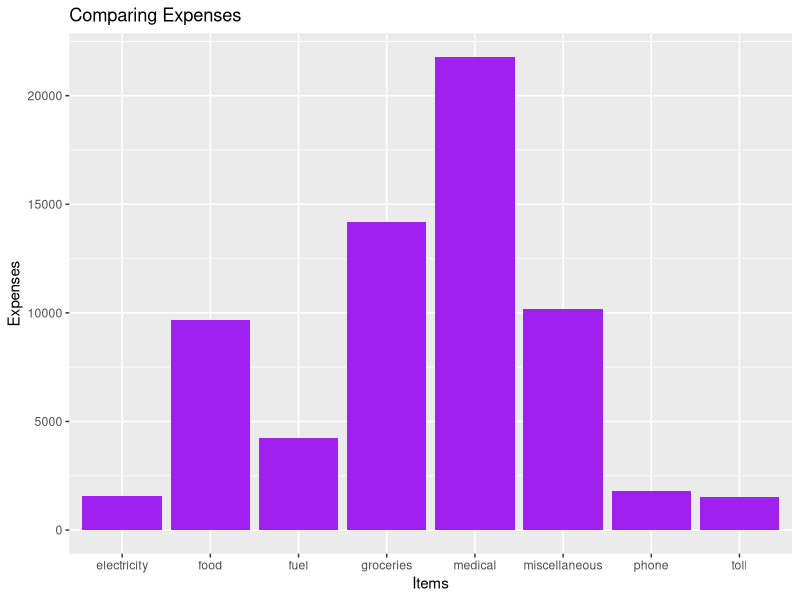
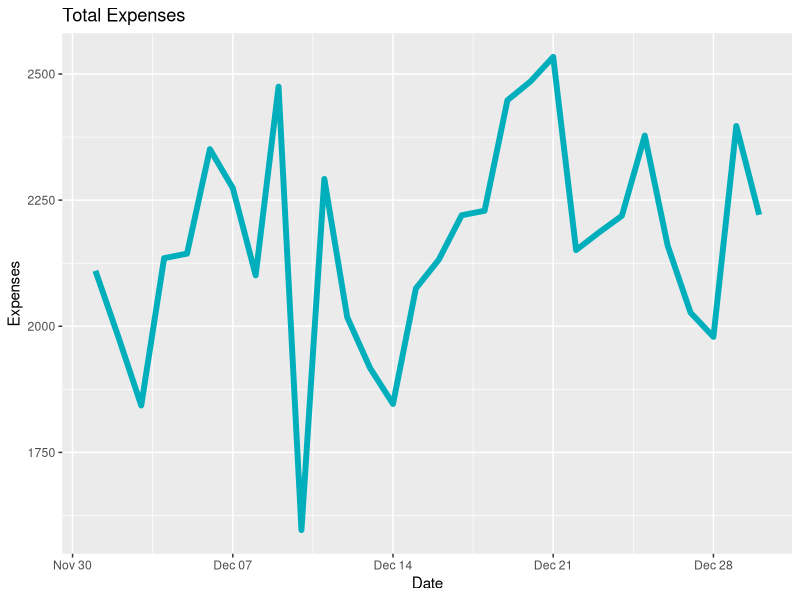

These figures' R source, in order:
library(ggplot2)
library(dplyr)

expenses<-read.csv("dailyexpenses.csv")
View(expenses)
str(expenses)
expenses$Date <- as.Date(expenses$Date,
                         "%d/%m/%Y")
str(expenses)

pc<-read.csv("piechart.csv")

View(pc)

#Compare Expenses
fd <-expenses[,2] #food column 
a1 <- sum(fd)

groc <-expenses[,3]
a2 <- sum(groc)

med <-expenses[,4]
a3 <- sum(med)

fl <-expenses[,5]
a4 <- sum(fl)

tl <-expenses[,6]
a5 <- sum(tl)

ph <-expenses[,7]
a6 <- sum(ph)

electric <- expenses[,8]
a7 <- sum(electric)

misc <- expenses[,9]
a8 <- sum(misc)

detail <- c("food", "groceries", "medical", "fuel", "toll", "phone", "electricity", "miscellaneous")
total <- c(a1, a2, a3, a4, a5, a6, a7, a8)

df <- data.frame(detail, total)
View(df)

ggplot(data = df, aes(x = detail, y = total))+
  geom_bar(stat = "identity", fill = "purple")+
  labs(x = "Items",
       y = "Expenses",
       title = "Comparing Expenses")

#Total Expenses
cm<-expenses[,2:9] #cumulative data
dt<-expenses[,1]
rs<-rowSums(cm)
dg<-data.frame(dt,rs)
ggplot(data = dg, aes(x = dt, y = rs))+
  geom_line(color = "#00AFBB", size = 2)+
  labs(x = "Date",
       y = "Expenses",
       title = "Total Expenses")


